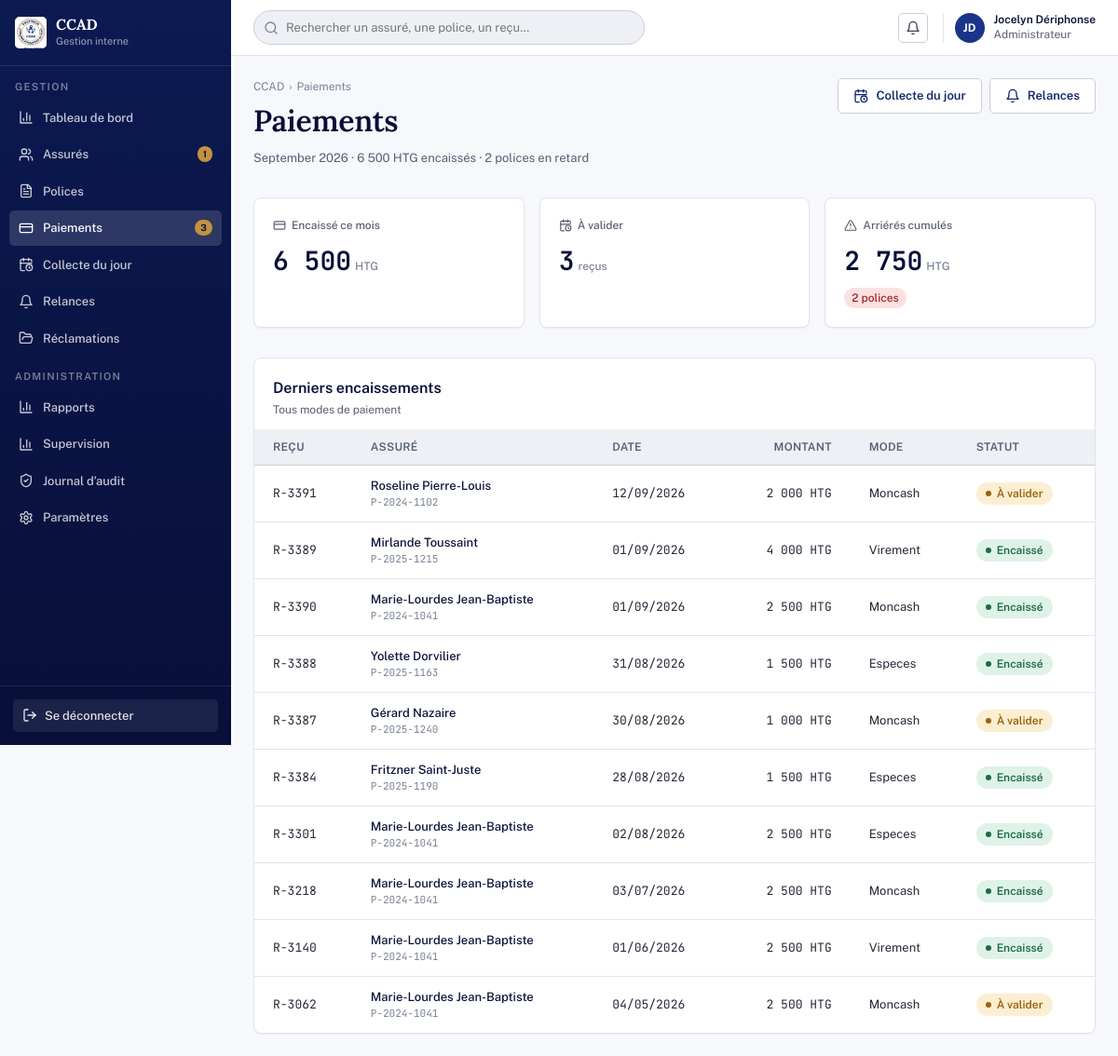
The page /paiements.php (signed in) on the database its author committed.
### tables this page shows
CREATE TABLE paiements (
  id              INT UNSIGNED AUTO_INCREMENT PRIMARY KEY,
  reference       VARCHAR(20) NOT NULL UNIQUE,
  police_id       INT UNSIGNED NOT NULL,
  montant         DECIMAL(12,2) NOT NULL,
  mode            ENUM('moncash','especes','virement','cheque') NOT NULL,
  date_paiement   DATE NOT NULL,
  statut          ENUM('Encaissé','À valider') NOT NULL DEFAULT 'À valider',
  agent_id        INT UNSIGNED DEFAULT NULL,
  cree_le         DATETIME NOT NULL DEFAULT CURRENT_TIMESTAMP,
  FOREIGN KEY (police_id) REFERENCES polices(id),
  FOREIGN KEY (agent_id) REFERENCES utilisateurs(id)
);

CREATE TABLE assures (
  id                  INT UNSIGNED AUTO_INCREMENT PRIMARY KEY,
  reference           VARCHAR(20) NOT NULL UNIQUE,
  prenom              VARCHAR(80) NOT NULL,
  nom                 VARCHAR(120) NOT NULL,
  sexe                ENUM('f','m') DEFAULT NULL,
  date_naissance      DATE DEFAULT NULL,
  lieu_naissance      VARCHAR(120) DEFAULT NULL,
  etat_civil          ENUM('celibataire','marie','placage','veuf','divorce') DEFAULT NULL,
  nif                 VARCHAR(30) DEFAULT NULL,
  profession          VARCHAR(120) DEFAULT NULL,
  personnes_charge    TINYINT UNSIGNED DEFAULT 0,
  telephone           VARCHAR(30) DEFAULT NULL,
  telephone2          VARCHAR(30) DEFAULT NULL,
  email               VARCHAR(150) DEFAULT NULL,
  departement_id      INT UNSIGNED DEFAULT NULL,
  commune_id          INT UNSIGNED DEFAULT NULL,
  section_communale   VARCHAR(120) DEFAULT NULL,
  adresse             VARCHAR(255) DEFAULT NULL,
  temoin1_nom         VARCHAR(120) DEFAULT NULL,
  temoin1_telephone   VARCHAR(30) DEFAULT NULL,
  temoin2_nom         VARCHAR(120) DEFAULT NULL,
  temoin2_telephone   VARCHAR(30) DEFAULT NULL,
  photo_path          VARCHAR(255) DEFAULT NULL,
  agent_id            INT UNSIGNED DEFAULT NULL,
  cree_le             DATETIME NOT NULL DEFAULT CURRENT_TIMESTAMP,
  FOREIGN KEY (departement_id) REFERENCES departements(id),
  FOREIGN KEY (commune_id) REFERENCES communes(id),
  FOREIGN KEY (agent_id) REFERENCES utilisateurs(id)
);

CREATE TABLE polices (
  id                    INT UNSIGNED AUTO_INCREMENT PRIMARY KEY,
  numero                VARCHAR(20) NOT NULL UNIQUE,
  assure_id             INT UNSIGNED NOT NULL,
  formule_id            INT UNSIGNED NOT NULL,
  plan_id               INT UNSIGNED NOT NULL,
  prime                 DECIMAL(12,2) NOT NULL,
  capital               DECIMAL(14,2) NOT NULL,
  devise                ENUM('HTG','USD') NOT NULL DEFAULT 'HTG',
  frais_inscription     DECIMAL(12,2) NOT NULL DEFAULT 0,
  mode_paiement         ENUM('moncash','especes','virement','cheque') NOT NULL DEFAULT 'moncash',
  moncash_numero        VARCHAR(30) DEFAULT NULL,
  zone_collecte         VARCHAR(80) DEFAULT NULL,
  date_adhesion         DATE NOT NULL,
  jour_echeance         TINYINT UNSIGNED NOT NULL DEFAULT 1,
   
  chef_famille          VARCHAR(150) DEFAULT NULL,
  situation_foyer       VARCHAR(40) DEFAULT NULL,
  personne_urgence      VARCHAR(150) DEFAULT NULL,
  telephone_urgence     VARCHAR(30) DEFAULT NULL,
  lieu_inhumation_prevu VARCHAR(150) DEFAULT NULL,
  caveau                VARCHAR(150) DEFAULT NULL,
  statut                ENUM('Active','En retard','En attente','Suspendue','Résiliée') NOT NULL DEFAULT 'En attente',
  cree_le               DATETIME NOT NULL DEFAULT CURRENT_TIMESTAMP,
  resilie_le            DATETIME DEFAULT NULL,
  FOREIGN KEY (assure_id) REFERENCES assures(id),
  FOREIGN KEY (formule_id) REFERENCES formules(id),
  FOREIGN KEY (plan_id) REFERENCES plans(id)
);

### config/db.php (called while the page is built, shortened)
<?php
function db(): PDO
{
    static $pdo = null;
    if ($pdo === null) {
        $dsn = 'mysql:host=' . DB_HOST . ';dbname=' . DB_NAME . ';charset=' . DB_CHARSET;
        $pdo = new PDO($dsn, DB_USER, DB_PASS, [
            PDO::ATTR_ERRMODE => PDO::ERRMODE_EXCEPTION,
            PDO::ATTR_DEFAULT_FETCH_MODE => PDO::FETCH_ASSOC,
            PDO::ATTR_EMULATE_PREPARES => false,
        ]);
    }
    return $pdo;
}

### paiements.php (the view, shortened to what this page needs)
<?php
require_once __DIR__ . '/includes/functions.php';
require __DIR__ . '/includes/layout_start.php';
$pdo = db();
$devise = organisation()['devise'] ?? 'HTG';
$moisCourant = date('Y-m');
$encaisseMois = (float) $pdo->query("SELECT COALESCE(SUM(montant),0) FROM paiements WHERE statut='Encaissé' AND DATE_FORMAT(date_paiement,'%Y-%m')='$moisCourant'")->fetchColumn();
$aValider = (int) $pdo->query("SELECT COUNT(*) FROM paiements WHERE statut='À valider'")->fetchColumn();
$arrieres = (float) $pdo->query("SELECT COALESCE(SUM(prime),0) FROM polices WHERE statut='En retard'")->fetchColumn();
$nbRetard = (int) $pdo->query("SELECT COUNT(*) FROM polices WHERE statut='En retard'")->fetchColumn();
$journal = $pdo->query("
  SELECT pa.reference, a.prenom, a.nom, p.numero, pa.date_paiement, pa.montant, pa.mode, pa.statut
  FROM paiements pa JOIN polices p ON p.id=pa.police_id JOIN assures a ON a.id=p.assure_id
  ORDER BY pa.date_paiement DESC, pa.id DESC LIMIT 100
")->fetchAll();
?>
<div class="page-header">
  <div>
    <div class="page-header__breadcrumbs"><span>CCAD</span><span>Paiements</span></div>
    <h1 class="page-header__title">Paiements</h1>
    <div class="page-header__meta"><?= date('F Y') ?> · <?= fmt_money($encaisseMois, $devise) ?> encaissés · <?= $nbRetard ?> polices en retard</div>
  </div>
  <div class="page-header__actions">
    <a class="btn btn--secondary" href="collecte.php"><?= icon('calendar-clock',16) ?> Collecte du jour</a>
    <a class="btn btn--secondary" href="relances.php"><?= icon('bell',16) ?> Relances</a>
  </div>
</div>
<div class="stat-grid">
  <div class="stat-card"><div class="stat-card__label"><?= icon('credit-card',14) ?> Encaissé ce mois</div><div><span class="stat-card__value"><?= fmt_money($encaisseMois) ?></span><span class="stat-card__unit"><?= h($devise) ?></span></div></div>
  <div class="stat-card"><div class="stat-card__label"><?= icon('calendar-clock',14) ?> À valider</div><div><span class="stat-card__value"><?= $aValider ?></span><span class="stat-card__unit">reçus</span></div></div>
  <div class="stat-card"><div class="stat-card__label"><?= icon('triangle-alert',14) ?> Arriérés cumulés</div><div><span class="stat-card__value"><?= fmt_money($arrieres) ?></span><span class="stat-card__unit"><?= h($devise) ?></span></div><div class="stat-card__delta stat-card__delta--down"><?= $nbRetard ?> polices</div></div>
</div>
<div class="card card--flush">
  <div class="card__head"><div><div class="card__title">Derniers encaissements</div><div class="card__subtitle">Tous modes de paiement</div></div></div>
  <div class="table-wrap">
    <table class="data-table">
      <thead><tr><th>Reçu</th><th>Assuré</th><th>Date</th><th class="is-numeric">Montant</th><th>Mode</th><th>Statut</th></tr></thead>
      <tbody>
      <?php foreach ($journal as $j): ?>
        <tr class="is-clickable" onclick="location.href='assure_fiche.php?numero=<?= urlencode($j['numero']) ?>&tab=paiements'">
          <td class="is-mono"><?= h($j['reference']) ?></td>
          <td><div class="person-cell"><span class="person-cell__name"><?= h($j['prenom'] . ' ' . $j['nom']) ?></span><span class="person-cell__meta"><?= h($j['numero']) ?></span></div></td>
          <td class="is-mono"><?= fmt_date_fr($j['date_paiement']) ?></td>
          <td class="is-numeric is-mono"><?= fmt_money($j['montant'], $devise) ?></td>
          <td><?= h(ucfirst($j['mode'])) ?></td>
          <td><?= badge_html($j['statut']) ?></td>
        </tr>
      <?php endforeach; ?>
      </tbody>
    </table>
  </div>
</div>
<?php require __DIR__ . '/includes/layout_end.php'; ?>

### includes/functions.php (shortened to what this page needs)
<?php
require_once __DIR__ . '/../config/db.php';
function h(?string $s): string
{
    return htmlspecialchars($s ?? '', ENT_QUOTES, 'UTF-8');
}
function fmt_money($n, ?string $devise = null): string
{
    $s = number_format((float) $n, 0, ',', ' ');
    return $devise ? $s . ' ' . $devise : $s;
}
function fmt_date_fr(?string $ymd): string
{
    $t = strtotime($ymd);
    return $t ? date('d/m/Y', $t) : '—';
}
function badge_tone(string $statut): string
{
    static $tones = [
        'Active' => 'success',
        'En retard' => 'danger',
        'En attente' => 'warning',
        'Suspendue' => 'neutral',
        'Résiliée' => 'neutral',
        'Encaissé' => 'success',
        'À valider' => 'warning',
        'Rejeté' => 'danger',
        'Versé' => 'success',
        'En cours' => 'warning',
        'Archivé' => 'neutral',
    ];
    return $tones[$statut] ?? 'neutral';
}
function badge_html(string $statut, ?string $tone = null): string
{
    $tone = $tone ?? badge_tone($statut);
    return '<span class="badge badge--' . h($tone) . '"><i class="badge__dot"></i>' . h($statut) . '</span>';
}
function organisation(): array
{
    static $o = null;
    if ($o === null) {
        $o = db()->query('SELECT * FROM reglages_organisation WHERE id = 1')->fetch() ?: [];
    }
    return $o;
}
function icon(string $name, int $size = 16): string
{
    $p = $paths[$name] ?? $paths['file-text'];
    return '<svg xmlns="http://www.w3.org/2000/svg" width="' . $size . '" height="' . $size . '" viewBox="0 0 24 24" fill="none" stroke="currentColor" stroke-width="2" stroke-linecap="round" stroke-linejoin="round" class="icon" aria-hidden="true">' . $p . '</svg>';
}

### assets/css/tokens.css (style rules this page uses)
:root { --navy-050:#eef2fb; --navy-100:#dde4f5; --navy-200:#bbc8e9; --navy-300:#8298d6; --navy-400:#4c68bd; --navy-500:#2846a6; --navy-600:#1a3489; --navy-700:#12276e; --navy-800:#0c1a52; --navy-900:#080f38; --gold-100:#faf1de; --gold-200:#f2e0bf; --gold-300:#e6c692; --gold-400:#d7ab61; --gold-500:#c4923f; --gold-600:#9c7024; --gold-700:#7d5717; --grey-050:#f7f8fb; --grey-100:#eef0f6; --grey-200:#e0e4ed; --grey-300:#c9cedb; --grey-400:#a3aab9; --grey-500:#7a8296; --grey-600:#565e72; --grey-700:#3a4152; --grey-800:#242a38; --grey-900:#141821; --green-100:#dff2e8; --green-500:#248257; --green-600:#1c6b46; --red-100:#fbe1e1; --red-500:#c62c2c; --red-600:#a32020; --amber-100:#fbeed2; --amber-500:#c08009; --amber-600:#9a6408; --info-100:#dceefa; --info-500:#2277ad; --info-600:#1a5c8a; --white:#ffffff; --brand-primary:var(--navy-700); --brand-primary-hover:var(--navy-800); --brand-primary-active:var(--navy-900); --brand-accent:var(--gold-500); --brand-accent-hover:var(--gold-600); --surface-page:var(--grey-050); --surface-card:var(--white); --surface-sunken:var(--grey-100); --surface-brand:var(--navy-700); --surface-brand-soft:var(--navy-050); --surface-accent-soft:var(--gold-100); --text-heading:var(--navy-900); --text-body:var(--grey-800); --text-muted:var(--grey-600); --text-faint:var(--grey-500); --text-on-brand:var(--white); --text-on-accent:var(--navy-900); --text-link:var(--navy-600); --text-link-hover:var(--navy-800); --border-subtle:var(--grey-200); --border-default:var(--grey-300); --border-strong:var(--grey-400); --border-brand:var(--navy-600); --border-focus:var(--navy-500); --status-success-bg:var(--green-100); --status-success-fg:var(--green-600); --status-danger-bg:var(--red-100); --status-danger-fg:var(--red-600); --status-warning-bg:var(--amber-100); --status-warning-fg:var(--amber-600); --status-info-bg:var(--info-100); --status-info-fg:var(--info-600); --status-neutral-bg:var(--grey-100); --status-neutral-fg:var(--grey-600); --overlay-scrim:rgba(8,15,56,.48); --focus-ring:0 0 0 3px rgba(40,70,166,.28); --font-sans:"Public Sans",system-ui,-apple-system,"Segoe UI",sans-serif; --font-serif:"Lora",Georgia,"Times New Roman",serif; --font-mono:"JetBrains Mono",ui-monospace,"SFMono-Regular",Menlo,monospace; --font-body:var(--font-sans); --font-display:var(--font-serif); --font-numeric:var(--font-mono); --fs-micro:11px; --fs-caption:12px; --fs-body-sm:13px; --fs-body:14px; --fs-body-lg:16px; --fs-h4:16px; --fs-h3:19px; --fs-h2:24px; --fs-h1:32px; --fs-display:44px; --fw-light:300; --fw-regular:400; --fw-medium:500; --fw-semibold:600; --fw-bold:700; --fw-extrabold:800; --lh-tight:1.15; --lh-snug:1.3; --lh-normal:1.5; --lh-loose:1.65; --ls-display:-0.02em; --ls-heading:-0.01em; --ls-body:0; --ls-label:0.02em; --ls-eyebrow:0.12em; --space-0:0; --space-1:2px; --space-2:4px; --space-3:6px; --space-4:8px; --space-5:12px; --space-6:16px; --space-7:20px; --space-8:24px; --space-9:32px; --space-10:40px; --space-11:48px; --space-12:64px; --space-13:80px; --gutter-field:12px; --gutter-card:20px; --gutter-section:32px; --page-pad:24px; --radius-none:0; --radius-xs:3px; --radius-sm:5px; --radius-md:8px; --radius-lg:12px; --radius-xl:16px; --radius-pill:999px; --radius-circle:50%; --radius-control:var(--radius-sm); --radius-card:var(--radius-md); --radius-badge:var(--radius-pill); --radius-modal:var(--radius-lg); --shadow-none:none; --shadow-xs:0 1px 1px rgba(12,26,82,.05); --shadow-sm:0 1px 2px rgba(12,26,82,.07),0 1px 3px rgba(12,26,82,.05); --shadow-md:0 2px 4px rgba(12,26,82,.06),0 6px 14px rgba(12,26,82,.08); --shadow-lg:0 10px 28px rgba(12,26,82,.14); --shadow-inset:inset 0 1px 2px rgba(12,26,82,.08); --dur-instant:80ms; --dur-fast:140ms; --dur-base:200ms; --dur-slow:320ms; --ease-standard:cubic-bezier(.2,0,.2,1); --ease-out:cubic-bezier(0,0,.2,1); --ease-in:cubic-bezier(.4,0,1,1); --transition-control:background-color var(--dur-fast) var(--ease-standard),border-color var(--dur-fast) var(--ease-standard),color var(--dur-fast) var(--ease-standard),box-shadow var(--dur-fast) var(--ease-standard); --sidebar-w:248px; --sidebar-w-collapsed:64px; --topbar-h:60px; --content-max:1280px; --form-col:520px; --control-h-sm:30px; --control-h-md:38px; --control-h-lg:46px; }

### rows shown on the page
paiements: reference "R-3391", assures.prenom+nom "Roseline Pierre-Louis", police.numero "P-2024-1102", date_paiement "12/09/2026", montant "2 000 HTG", mode "Moncash", statut "À valider"
paiements: reference "R-3389", assures.prenom+nom "Mirlande Toussaint", police.numero "P-2025-1215", date_paiement "01/09/2026", montant "4 000 HTG", mode "Virement", statut "Encaissé"
paiements: reference "R-3390", assures.prenom+nom "Marie-Lourdes Jean-Baptiste", police.numero "P-2024-1041", date_paiement "01/09/2026", montant "2 500 HTG", mode "Moncash", statut "Encaissé"
paiements: reference "R-3388", assures.prenom+nom "Yolette Dorvilier", police.numero "P-2025-1163", date_paiement "31/08/2026", montant "1 500 HTG", mode "Especes", statut "Encaissé"
paiements: reference "R-3387", assures.prenom+nom "Gérard Nazaire", police.numero "P-2025-1240", date_paiement "30/08/2026", montant "1 000 HTG", mode "Moncash", statut "À valider"
paiements: reference "R-3384", assures.prenom+nom "Fritzner Saint-Juste", police.numero "P-2025-1190", date_paiement "28/08/2026", montant "1 500 HTG", mode "Especes", statut "Encaissé"
paiements: reference "R-3301", assures.prenom+nom "Marie-Lourdes Jean-Baptiste", police.numero "P-2024-1041", date_paiement "02/08/2026", montant "2 500 HTG", mode "Especes", statut "Encaissé"
paiements: reference "R-3218", assures.prenom+nom "Marie-Lourdes Jean-Baptiste", police.numero "P-2024-1041", date_paiement "03/07/2026", montant "2 500 HTG", mode "Moncash", statut "Encaissé"
paiements: reference "R-3140", assures.prenom+nom "Marie-Lourdes Jean-Baptiste", police.numero "P-2024-1041", date_paiement "01/06/2026", montant "2 500 HTG", mode "Virement", statut "Encaissé"
paiements: reference "R-3062", assures.prenom+nom "Marie-Lourdes Jean-Baptiste", police.numero "P-2024-1041", date_paiement "04/05/2026", montant "2 500 HTG", mode "Moncash", statut "À valider"

### other values the page prints
APP_NAME "CCAD"
APP_SUBTITLE "Gestion interne"
$label "Tableau de bord Assurés Polices Paiements Collecte du jour Relances Réclamations Rapports Supervision Journal d’audit Paramètres"
$badge "1 3"
$user['nom_complet'] "Jocelyn Dériphonse"
$user['role'] "Administrateur"
fmt_money($encaisseMois, $devise) "6 500 HTG"
$nbRetard "2"
fmt_money($encaisseMois) "6 500"
$devise "HTG"
$aValider "3"
fmt_money($arrieres) "2 750"
